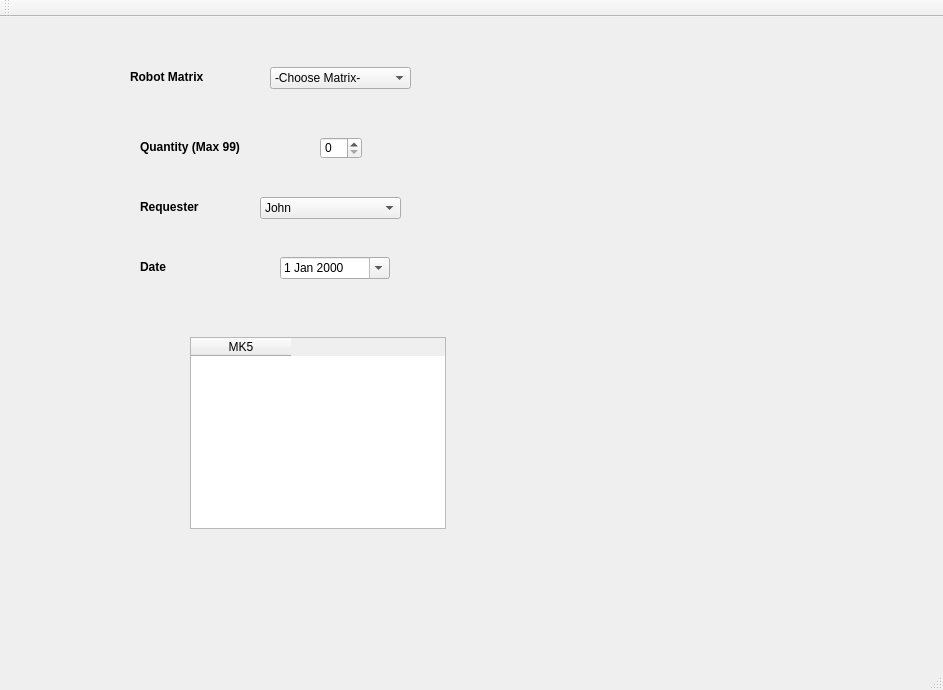
<?xml version="1.0" encoding="UTF-8"?>
<ui version="4.0">
 <class>MainWindow</class>
 <widget class="QMainWindow" name="MainWindow">
  <property name="geometry">
   <rect>
    <x>0</x>
    <y>0</y>
    <width>943</width>
    <height>690</height>
   </rect>
  </property>
  <property name="windowTitle">
   <string>MainWindow</string>
  </property>
  <widget class="QWidget" name="centralWidget">
   <widget class="QComboBox" name="comboBox">
    <property name="geometry">
     <rect>
      <x>270</x>
      <y>50</y>
      <width>141</width>
      <height>22</height>
     </rect>
    </property>
    <item>
     <property name="text">
      <string>-Choose Matrix-</string>
     </property>
    </item>
    <item>
     <property name="text">
      <string>MK5 Matrix</string>
     </property>
    </item>
    <item>
     <property name="text">
      <string>Double Fold Matrix</string>
     </property>
    </item>
   </widget>
   <widget class="QLabel" name="label">
    <property name="geometry">
     <rect>
      <x>130</x>
      <y>50</y>
      <width>101</width>
      <height>20</height>
     </rect>
    </property>
    <property name="font">
     <font>
      <weight>75</weight>
      <bold>true</bold>
     </font>
    </property>
    <property name="text">
     <string>Robot Matrix</string>
    </property>
   </widget>
   <widget class="QSpinBox" name="spinBox">
    <property name="geometry">
     <rect>
      <x>320</x>
      <y>120</y>
      <width>42</width>
      <height>22</height>
     </rect>
    </property>
   </widget>
   <widget class="QLabel" name="label_2">
    <property name="geometry">
     <rect>
      <x>140</x>
      <y>120</y>
      <width>101</width>
      <height>20</height>
     </rect>
    </property>
    <property name="font">
     <font>
      <weight>75</weight>
      <bold>true</bold>
     </font>
    </property>
    <property name="text">
     <string>Quantity (Max 99)</string>
    </property>
   </widget>
   <widget class="QLabel" name="label_3">
    <property name="geometry">
     <rect>
      <x>140</x>
      <y>180</y>
      <width>101</width>
      <height>20</height>
     </rect>
    </property>
    <property name="font">
     <font>
      <weight>75</weight>
      <bold>true</bold>
     </font>
    </property>
    <property name="text">
     <string>Requester</string>
    </property>
   </widget>
   <widget class="QComboBox" name="comboBox_2">
    <property name="geometry">
     <rect>
      <x>260</x>
      <y>180</y>
      <width>141</width>
      <height>22</height>
     </rect>
    </property>
    <item>
     <property name="text">
      <string>John</string>
     </property>
    </item>
    <item>
     <property name="text">
      <string>Mark</string>
     </property>
    </item>
    <item>
     <property name="text">
      <string>Gavin</string>
     </property>
    </item>
   </widget>
   <widget class="QDateEdit" name="dateEdit">
    <property name="geometry">
     <rect>
      <x>280</x>
      <y>240</y>
      <width>110</width>
      <height>22</height>
     </rect>
    </property>
    <property name="calendarPopup">
     <bool>true</bool>
    </property>
   </widget>
   <widget class="QLabel" name="label_4">
    <property name="geometry">
     <rect>
      <x>140</x>
      <y>240</y>
      <width>101</width>
      <height>20</height>
     </rect>
    </property>
    <property name="font">
     <font>
      <weight>75</weight>
      <bold>true</bold>
     </font>
    </property>
    <property name="text">
     <string>Date</string>
    </property>
   </widget>
   <widget class="QTableWidget" name="tableWidget">
    <property name="geometry">
     <rect>
      <x>190</x>
      <y>320</y>
      <width>256</width>
      <height>192</height>
     </rect>
    </property>
    <column>
     <property name="text">
      <string>MK5</string>
     </property>
    </column>
   </widget>
  </widget>
  <widget class="QMenuBar" name="menuBar">
   <property name="geometry">
    <rect>
     <x>0</x>
     <y>0</y>
     <width>943</width>
     <height>21</height>
    </rect>
   </property>
  </widget>
  <widget class="QToolBar" name="mainToolBar">
   <attribute name="toolBarArea">
    <enum>TopToolBarArea</enum>
   </attribute>
   <attribute name="toolBarBreak">
    <bool>false</bool>
   </attribute>
  </widget>
  <widget class="QStatusBar" name="statusBar"/>
 </widget>
 <layoutdefault spacing="6" margin="11"/>
 <resources/>
 <connections/>
</ui>
